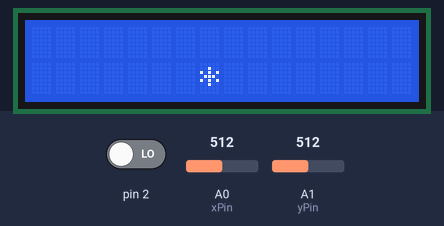
Recording of a sketch running on a simulated Arduino Uno, built with avr-gcc and run on an emulated ATmega328P. Parts: 16×2 character LCD. Inputs (shaded band) come from the test bench; at power-on: A0 (xPin) = 512, A1 (yPin) = 512, pin 2 LOW. Random numbers use the default seed unless the sketch sets one.

Above: at 1.2 s.
1.3 s: A0 (xPin) set to 440
At 4.2 s:
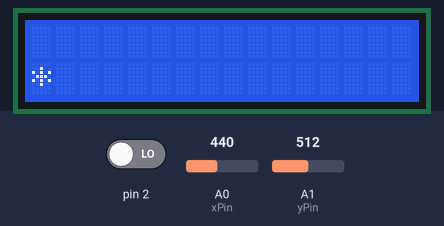
4.3 s: A0 (xPin) set to 539
5.8 s: A0 (xPin) set to 566
At 7.1 s:
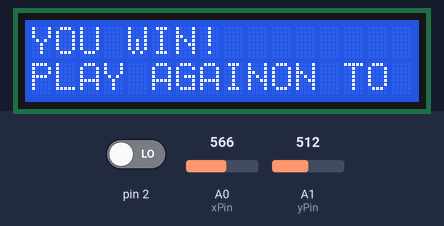
8.8 s: A1 (yPin) set to 440
At 9.4 s:
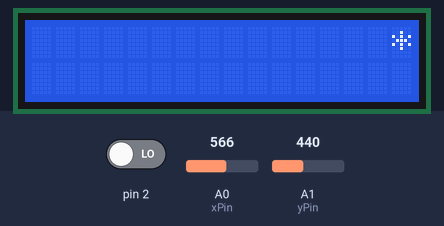
10.3 s: A0 (xPin) set to 306
At 11.8 s:
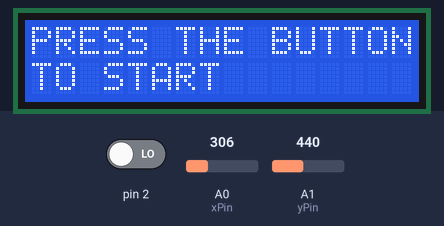
13.3 s: A0 (xPin) set to 560
At 13.36 s:
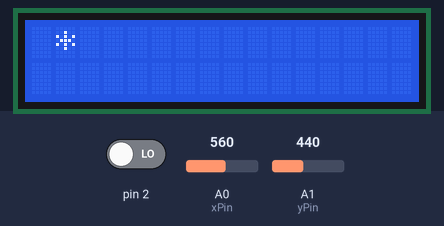

Measured:
- the behaviour switches between 550 and 551 on A0 (xPin) (found by bisection; images 1 and 2)
- after the input at 1.3 s, the display: first changes after 0.05 s (image 1 shows a later state)
- after the input at 4.3 s, every drawn part: stays the same
- after the input at 5.8 s, the display: first changes at once (image 2 shows a later state)
- after the input at 8.8 s, the display: changes at once (image 3)
- after the input at 10.3 s, the display: first changes at once (image 4 shows a later state)
- after the input at 13.3 s, the display: changes at once (image 5)
- what the display in image 2 shows lasts 0.5 s, from 6.7 s to 7.2 s

The sketch:

main.ino
```cpp
#include <Wire.h>
#include <LiquidCrystal_I2C.h>

LiquidCrystal_I2C lcd(0x27, 16, 2);  // set the LCD address to 0x27 for a 16x2 display

int xPin = A0;  // select the input pin for the X axis of the joystick
int yPin = A1;  // select the input pin for the Y axis of the joystick
int xValue = 0;  // variable to store the X axis value
int yValue = 0;  // variable to store the Y axis value

int dotX = 7;  // initial X position of the dot
int dotY = 1;  // initial Y position of the dot

int targetX = 0;  // X position of the target
int targetY = 0;  // Y position of the target

bool gameStarted = false;  // flag to indicate if the game has started
bool gameFinished = false;  // flag to indicate if the game has finished

void setup() {
  lcd.init();  // initialize the LCD
  lcd.backlight();  // turn on the backlight
  lcd.setCursor(dotX, dotY);
  lcd.print("*");
  Serial.begin(9600);  // initialize serial communication at 9600 bits per second
}

void loop() {
  if (!gameStarted) {
    // game has not started yet, display the instructions and wait for the player to press the joystick button
    lcd.clear();
    lcd.setCursor(0, 0);
    lcd.print("PRESS THE BUTTON");
    lcd.setCursor(0, 1);
    lcd.print("TO START");
    while (digitalRead(2) == HIGH) {
      // wait for the player to press the joystick button
    }
    delay(500);  // debounce the button
    gameStarted = true;
    generateTarget();
  }
  else if (gameFinished) {
    // game has finished, display the result and wait for the player to press the joystick button to restart
    lcd.clear();
    lcd.setCursor(0, 0);
    if (didWin()) {
      lcd.print("YOU WIN!");
    }
    else {
      lcd.print("GAME OVER");
    }
    lcd.setCursor(0, 1);
    lcd.print("PRESS BUTTON TO");
    lcd.setCursor(0, 2);
    lcd.print("PLAY AGAIN");
    while (digitalRead(2) == HIGH) {
      // wait for the player to press the joystick button
    }
    delay(500);  // debounce the button
    gameStarted = false;
    gameFinished = false;
    dotX = 7;
    dotY = 1;
    targetX = 0;
    targetY = 0;
    lcd.clear();
  }
  else {
    // game is in progress, move the dot based on the joystick input
    xValue = analogRead(xPin);  // read the X axis value
    yValue = analogRead(yPin);  // read the Y axis value

    // update the dot position based on the joystick values
    if (xValue < 450 && dotX > 0) {
      dotX--;
    }
    if (xValue > 550 && dotX < 15) {
      dotX++;
    }
    if (yValue < 450 && dotY > 0) {
      dotY--;
    }
    if (yValue > 550 && dotY < 1) {
      dotY++;
    }

    // check if the dot has reached the target
    if (dotX == targetX && dotY == targetY) {
      gameFinished = true;
    }

    // update the LCD display with the new dot position
    lcd.clear();
    lcd.setCursor(dotX, dotY);
    lcd.print("*");

    // display the target location
    lcd.setCursor(targetX, targetY);
    lcd.write(byte(1));

    // delay to slow down the dot movement
    delay(100);
  }
}

void generateTarget() {
  // randomly generate a target location
  randomSeed(analogRead(0));
  targetX = random(0, 16);
  targetY = random(0, 2);

  // display the target location
  lcd.setCursor(targetX, targetY);
  lcd.write(byte(1));
}

bool didWin() {
  // check if the player won the game
  if (dotX == targetX && dotY == targetY) {
    return true;
  }
  else {
    return false;
  }
}
```
